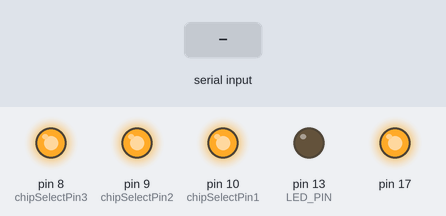
The sketch below on a simulated Arduino Leonardo, built with avr-gcc and run on an emulated ATmega32U4. On the bench: output pins drawn as LEDs (lit = HIGH). Dashed ring = blinking. The inputs (shaded band) are chosen by the test bench. What the sketch prints to the serial monitor is not drawn.

Above: at 0.8 s.
0.9 s: "1\n" received over Serial
2.4 s: "0\n" received over Serial
At 2.65 s:
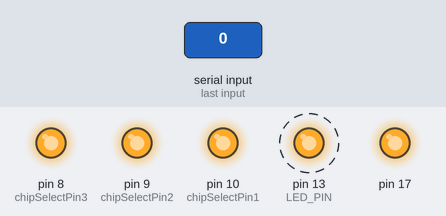
Timing chart, 0 to 11.4 s (numbered marks = the images above; inputs shaded):
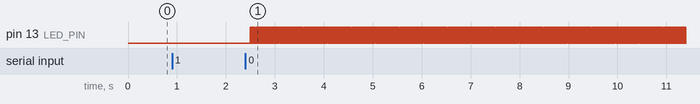

Measured:
- after the input at 2.4 s, pin 13 (LED_PIN): alternates HIGH for 0.01 s and LOW for 0.01 s, starting after 0.10 s

The sketch:

odom_serial.ino
```cpp
/*
 * UosseUial PlanaU OdometUy
 */
#define LED_PIN 13 // (Arduino is 13, Teensy is 11, Teensy++ is 6)
bool blinkState = false;

#include <SPI.h>


// packet structure for InvenSense teapot demo
uint8_t teapotPacket[14] = { '$', 0x03, 0,0, 0,0, 0,0, 0,0, 0x00, 0x00, '\r', '\n' };
uint8_t debugPacket[6] = { '$', 0x03, 0x00, '!', '\r', '\n' };


// define the pins connected with the encoder Shield
int chipSelectPin1=10;
int chipSelectPin2=9;
int chipSelectPin3=8;

long Er  = 0;
long El  = 0;

void setup()
{
  //Serial.begin(9600);
  //Serial.println("Basic Encoder Test:");

  // declare the pinmodes
  pinMode(chipSelectPin1, OUTPUT);
  pinMode(chipSelectPin2, OUTPUT);
  pinMode(chipSelectPin3, OUTPUT);

  // chipselect is aktiv low
  digitalWrite(chipSelectPin1, HIGH);
  digitalWrite(chipSelectPin2, HIGH);
  digitalWrite(chipSelectPin3, HIGH);

  LS7366_Init();   // init the encoder shield

  // initialize serial communication
  // (115200 chosen because it is required for Teapot Demo output, but it's
  // really up to you depending on your project)
  Serial.begin(57600);
  while (!Serial); // wait for Leonardo enumeration, others continue immediately


  // wait for ready
  Serial.println(F("\nSend any character to begin DMP programming and demo: "));
  while (Serial.available() && Serial.read()); // empty buffer
  while (!Serial.available());                 // wait for data
  while (Serial.available() && Serial.read()); // empty buffer again

  // configure LED for output
  pinMode(LED_PIN, OUTPUT);


  // wait for ready
  Serial.println(F("\nSend any character to begin DMP programming and demo: "));
  while (Serial.available() && Serial.read()); // empty buffer
  while (!Serial.available());                 // wait for data
  while (Serial.available() && Serial.read()); // empty buffer again
  debugPacket[2]=0x0A;
  Serial.write(debugPacket, 6);
  delay(100);

}
void loop()
{
    Er = getEncoderValue(1);
    El = getEncoderValue(2);

        teapotPacket[2] = (uint8_t)(Er >> 24);
        teapotPacket[3] = ((Er >> 16) & 0xFF);
        teapotPacket[4] = ((Er >> 8) & 0xFF);
        teapotPacket[5] = (Er & 0xFF);
        teapotPacket[6] = (uint8_t)(El >> 24);
        teapotPacket[7] = (uint8_t)((El >> 16) & 0xFF);
        teapotPacket[8] = (uint8_t)((El >> 8) & 0xFF);
        teapotPacket[9] = (uint8_t)(El & 0xFF);
        Serial.write(teapotPacket, 14);
        //Serial.println(((long)teapotPacket[2]<<24) |((long)teapotPacket[3]<<16) | (teapotPacket[4]<<8) | (teapotPacket[5]) );
        teapotPacket[10]++; // packetCount, loops at 0xFF on purpose

        // blink LED to indicate activity
        blinkState = !blinkState;
        digitalWrite(LED_PIN, blinkState);
  delay(10);
}

// Methods for the communication with the encoder shield (SPI connection)
//*****************************************************
long getEncoderValue(int encoder)
//*****************************************************
{
    unsigned int count1Value, count2Value, count3Value, count4Value;
    long result;

    selectEncoder(encoder);

    SPI.transfer(0x60); // Request count
    count1Value = SPI.transfer(0x00); // Read highest order byte
    count2Value = SPI.transfer(0x00);
    count3Value = SPI.transfer(0x00);
    count4Value = SPI.transfer(0x00); // Read lowest order byte

    deselectEncoder(encoder);

    result= ((long)count1Value<<24) + ((long)count2Value<<16) + ((long)count3Value<<8) + (long)count4Value;

    return result;
}//end func

//*************************************************
void selectEncoder(int encoder)
//*************************************************
{
  switch(encoder)
  {
     case 1:
        digitalWrite(chipSelectPin1,LOW);
        break;
     case 2:
       digitalWrite(chipSelectPin2,LOW);
       break;
     case 3:
       digitalWrite(chipSelectPin3,LOW);
       break;
  }//end switch

}//end func

//*************************************************
void deselectEncoder(int encoder)
//*************************************************
{
  switch(encoder)
  {
     case 1:
        digitalWrite(chipSelectPin1,HIGH);
        break;
     case 2:
       digitalWrite(chipSelectPin2,HIGH);
       break;
     case 3:
       digitalWrite(chipSelectPin3,HIGH);
       break;
  }//end switch

}//end func


// LS7366 Initialization and configuration
//*************************************************
void LS7366_Init(void)
//*************************************************
{


    // SPI initialization
    SPI.begin();
    //SPI.setClockDivider(SPI_CLOCK_DIV16);      // SPI at 1Mhz (on 16Mhz clock)
    delay(10);

   digitalWrite(chipSelectPin1,LOW);
   SPI.transfer(0x88);
   SPI.transfer(0x03);
   digitalWrite(chipSelectPin1,HIGH);


   digitalWrite(chipSelectPin2,LOW);
   SPI.transfer(0x88);
   SPI.transfer(0x03);
   digitalWrite(chipSelectPin2,HIGH);


   digitalWrite(chipSelectPin3,LOW);
   SPI.transfer(0x88);
   SPI.transfer(0x03);
   digitalWrite(chipSelectPin3,HIGH);

}//end func
```
